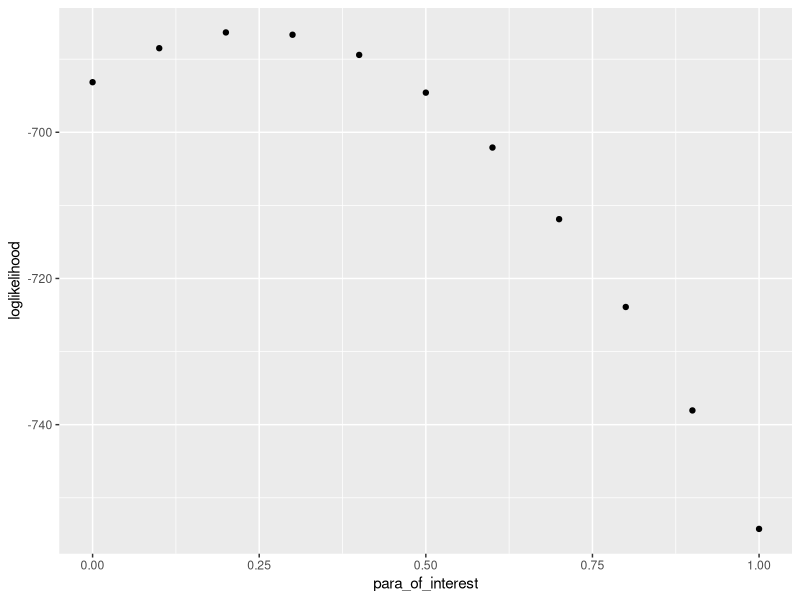

This figure's R source:
##########################################################
####### ECON6120I Empirical Industrial Organization ######
################### Spring 2019, HKUST ###################
################# Assignment 1, by Da He #################
############# 1st year Marketing PhD student #############
##########################################################

# Part I: data simulation
# Q.1.1 Generate 1000 agents and product attributes for two products
library(tidyverse)
i <- rep(1:1000, each = 2)
k <- rep(1:2, times = 1000)
x <- rep(0:1, times = 1000)
data <- tibble(i, k, x)
# list(data)

# Q.1.2 Generate unobserved errors for each individual, following i.i.d. type-I extreme value distribution
# install.packages("evd")
library(evd)
set.seed(1)
e <- rgev(n = 2000)
library(tibble)
data <- add_column(data, e)
# list(data)

# Q.1.3 Compute the latent variable accordingly
beta <- 0.2
latent <- beta * x + e
data <- add_column(data, latent)
# list(data)

# Q.1.4 Simulate discrete choices
y <- rep(0, times = 2000)
index <- seq(from = 1, to = 1999, by = 2)
for(j in index){
  if(latent[j] >= latent[j + 1]){y[j] <- 1}
  else{y[j+1] <- 1}
}
data <- add_column(data, y)
list(data)

#######################################################################

# Part II: parameter estimation
# Q.2.1 Construct the log-likelihood function
loglikelihood_A1 <- function(n){
  exp_term <- exp(n * x)
  p <- rep(0, times = 2000)
  for(j in index){
    p[j] <- exp_term[j] / (exp_term[j] + exp_term[j+1])
    p[j+1] <- exp_term[j+1] / (exp_term[j] + exp_term[j+1])
  }
  sum <- 0
  for (l in 1:2000){
    sum <- sum + y[l] * log(p[l])  
  }
  return(sum)
}

# Q.2.2 Plot log-likelihood against different values of the parameter
para_of_interest <- c(0, 0.1, 0.2, 0.3, 0.4, 0.5, 0.6, 0.7, 0.8, 0.9, 1)
loglikelihood <- rep(0, times = 11)
for (m in 1:11){loglikelihood[m] <- loglikelihood_A1(n = para_of_interest[m])}
# install.packages("ggplot2")
library(ggplot2)
ggplot2::qplot(para_of_interest, loglikelihood)

# Q.2.3 Search for the optimal parameter value
# install.packages("minqa")
library(minqa)
optim(par = n, fn = loglikelihood_A1, method = c("Brent"), lower = -1, upper = 1)
